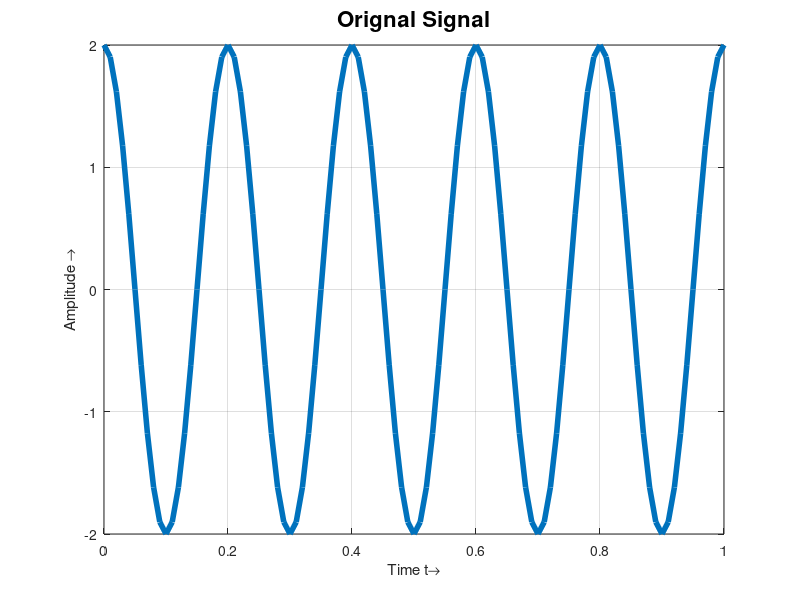
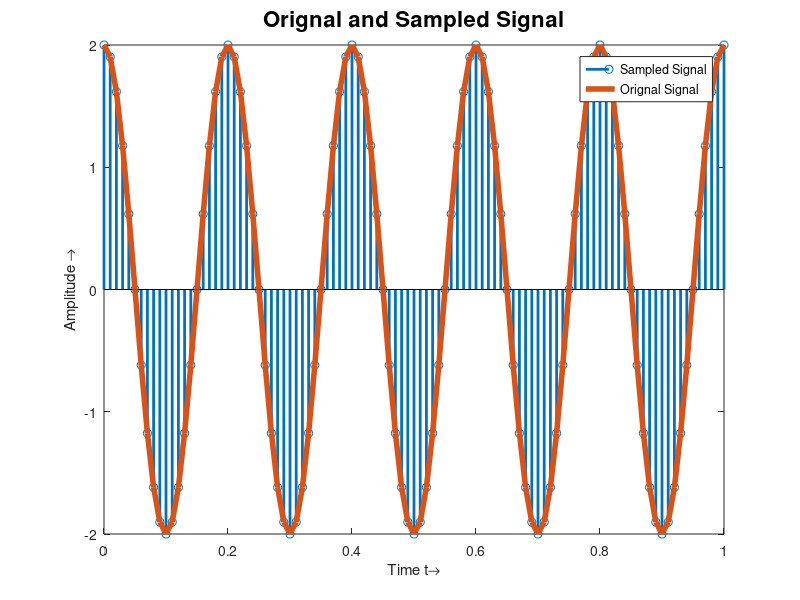
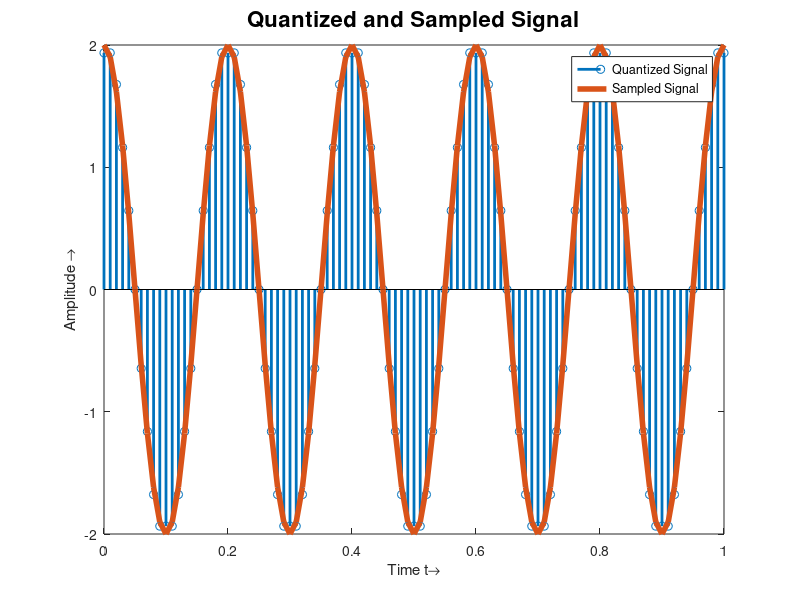
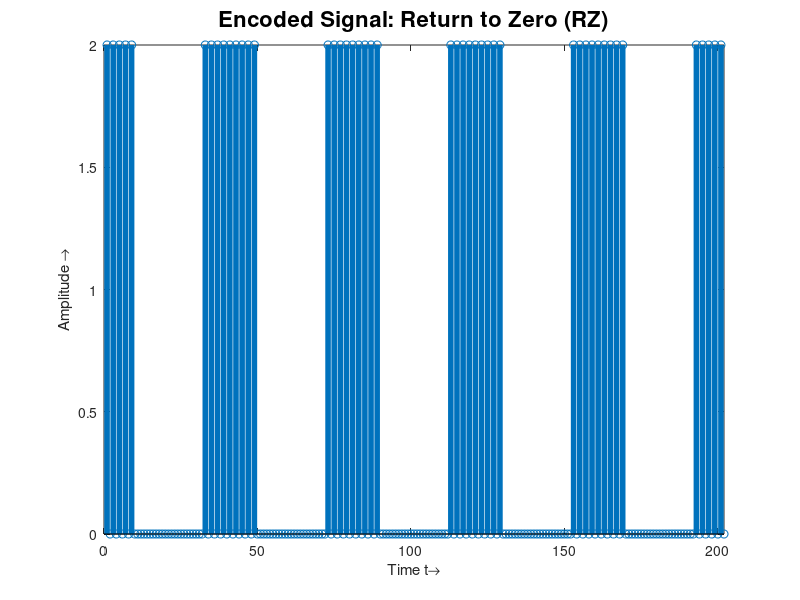

Recreate these plots in MATLAB, in order.

% Author: Zain Rajani
% Software: MATLAB R2019b (Student Version)

%% Screen and Data Clearance 

clear all;
close all;
clc;

%% Signal Generation 

% Analog signal Generation (Could be a sine or cosine wave)
% Illustrated below is cosine wave 

% Select the range of frequency for the signal

freq_signal= input('Enter the frequency of the signal: ');

t=0:0.01:1;                           % Time range for the signal

A= 2;                                 % Amplitude of the signal 

signal = A*cos(2*pi*freq_signal*t);   % Signal Calculations

figure(1);                            % Plotting the signal
plot(t,signal,'LineWidth',4);         % Plot the signal on the graph
grid on;
title('Orignal Signal','FontSize',16);% Plot name 
xlabel('Time t\rightarrow');          % X-axis Name
ylabel('Amplitude \rightarrow');      % Y-axis Name 

%% Sampling Signal 
freq_samp = (2* freq_signal)/2;       % Sampling Frequency using Nyquist Criteria

ts = 0:0.01:1;                        % Sampling time 

signal_sam = A*cos(2*pi*freq_samp*ts); % Sampled Signal 

figure (2)
stem(ts,signal_sam,'LineWidth',2);    % Plot the sampled signal 
hold on;                              % Wait to plot on the same graph
plot(t,signal,'LineWidth',4);         % Plot the orignal signal 
                                      % Plot Descriptors
title('Orignal and Sampled Signal','FontSize',16); % Plot Name 
xlabel('Time t\rightarrow');          % X-axis Name
ylabel('Amplitude \rightarrow');      % Y-axis Name 
legend ('Sampled Signal','Orignal Signal');  % Identifier for two graphs plotted

%% Quantization of the signal

% Type of Quantization Used 

n= input ('Enter the number of bits for quantization: ');

ymax = max(signal_sam);                      % Find the maximum amplitude of signal
delta = (2*ymax)/((2^n)-1);                  % Mid-tread Quantization

c=((-ymax)-(delta/2)):delta:(ymax+(delta/2));  % Codebooks 
    
p=[(-ymax):delta:ymax];                      % Partition Created

[~,quants]=quantiz(signal_sam,p,c);          % Signal Quantized 

l1=length(quants);                           % Length of Quantized Signal

% Shapping the quantized Signal
for i=1:l1
        if(quants(i)==((-ymax)-(delta/2)))
        quants(i)=((-ymax)+(delta/2));
    end
end

%Plot the Quantized Signal
figure(3)
stem(ts,quants,'LineWidth',2);
hold on
plot(ts,signal_sam,'LineWidth',4);
                                      % Plot Descriptors
title('Quantized and Sampled Signal','FontSize',16); % Plot Name 
xlabel('Time t\rightarrow');          % X-axis Name
ylabel('Amplitude \rightarrow');      % Y-axis Name 
legend ('Quantized Signal','Sampled Signal');  % Identifier for two graphs plotted

%% PCM Encoding 

% Convert the signal to digital form first 

quants_0= max(0,quants);    % Converts all negative and 0 to equivalent 0

% Data change to logical form for encoding

quants_l= logical(quants_0);         % Logical array

% Menu Created for the user to select the type he/she wishes to use

encode_type=menu('Encoding Method','Return to Zero (RZ)',...
    'Manchester Coding','Non-return to zero (NRZ)',...
    'On-Off Signalling (Unipolar)');
if (encode_type==1)                     % Return to Zero (RZ)
    l=length(quants_l);
    for i=0:l-1
        if (quants_l(i+1)==0)
            y(2*i+1)=0;
            y((2*i)+2)=0;
        else
            y(2*i+1)=2;
            y((2*i)+2)=0;
        end
    end
    % Plot the signal
    figure(4);
    t=[1:size(y,2)];
    stem(y,'LineWidth',4);
    xlim([0 size(y,2)]);
    title('Encoded Signal: Return to Zero (RZ)','FontSize',16);
    xlabel('Time t\rightarrow');          % X-axis Name
    ylabel('Amplitude \rightarrow');      % Y-axis Name 
    
elseif (encode_type==3)                 % Non-return to zero (NRZ)
    for i=1:length(quants_l)
        if quants_l(i)==1
            z(i)=1;
        else 
            z(i)=-1;
        end 
    end
    figure(4);
    stem(ts,z,'LineWidth',4);
    title('Encoded Signal: Non-return to Zero (NRZ)','FontSize',16);
    xlabel('Time t\rightarrow');          % X-axis Name
    ylabel('Amplitude \rightarrow');      % Y-axis Name 
    
elseif (encode_type==2)                   % Manchester Coding
    l=length(quants_l);
    for i=0:l-1
        if (quants_l(i+1)==1)
            y(2*i+1)=2;
            y((2*i)+2)=-2;
        else
            y(2*i+1)=-2;
            y((2*i)+2)=2;
        end 
    end
    figure(4)
    t=[1:size(y,2)];
    stem(t,y,'LineWidth',4);
    xlim([0 202]);
    title('Encoded Signal: Manchester Coding','FontSize',16);
    xlabel('Time t\rightarrow');          % X-axis Name
    ylabel('Amplitude \rightarrow');      % Y-axis Name 
    
elseif (encode_type==4)                  %Processing Unipolar Coding
    for (i=1:length(quants_l)) 
        if quants_l(i)==1
            y(i)=1;
        else 
            y(i)=0;
        end 
    end 
    figure(4);
    stem(ts,y,'LineWidth',4);
    title('Encoded Signal: Unipolar (On-Off) Signalling','FontSize',16);
    xlabel('Time t\rightarrow');          % X-axis Name
    ylabel('Amplitude \rightarrow');      % Y-axis Name 
   
end
%%